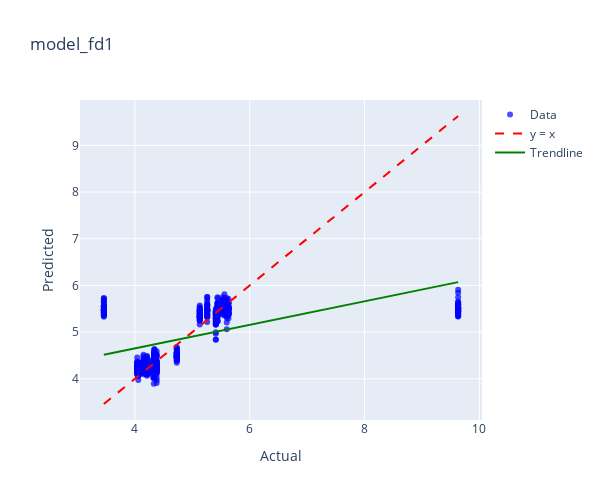
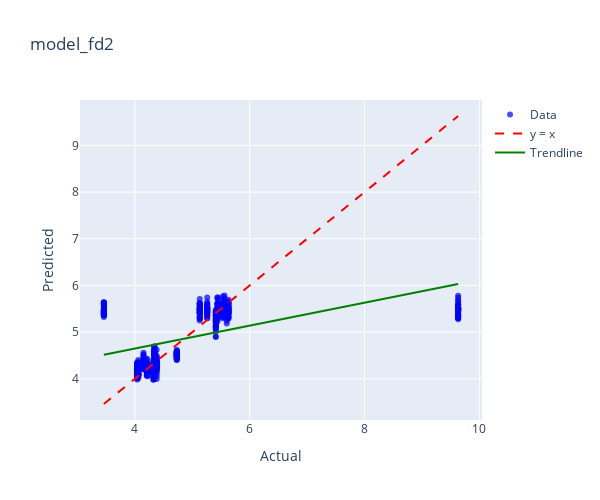
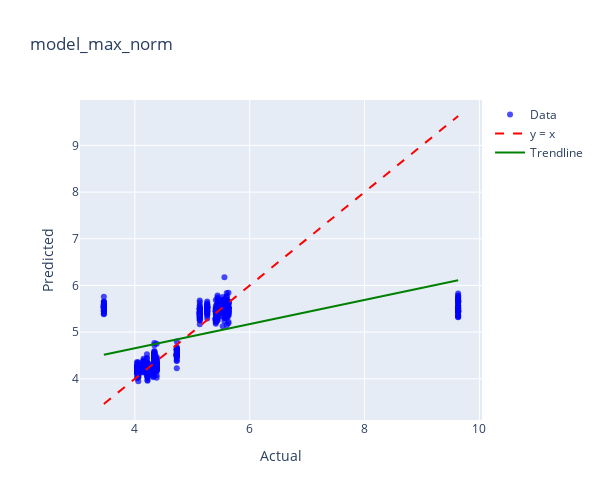
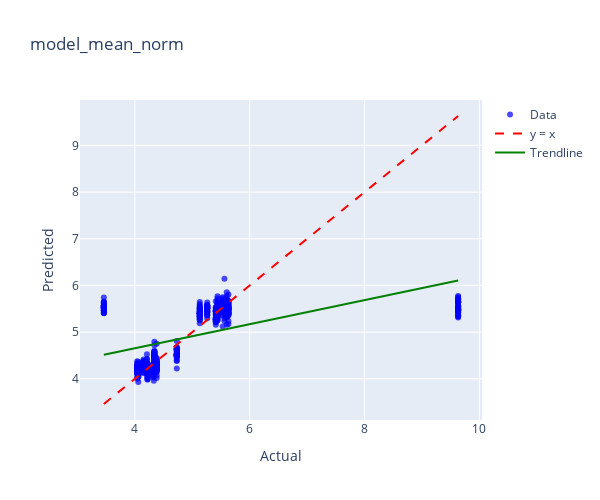

The cell these charts' notebook holds for them, in order:
### Code cell
model_dict = {
    'model_fd1': (model_fd1, kadar_air_fd1),
    'model_fd2': (model_fd2, kadar_air_fd2),
    'model_max_norm': (model_max_norm, kadar_air_max_norm),
    'model_mean_norm': (model_mean_norm, kadar_air_mean_norm),
    'model_msc': (model_msc, kadar_air_msc),
    'model_ori': (model_ori, kadar_air_ori),
    'model_range_norm': (model_range_norm, kadar_air_range_norm),
    'model_sg1': (model_sg1, kadar_air_sg1),
    'model_sg2': (model_sg2, kadar_air_sg2),
    'model_snv': (model_snv, kadar_air_snv),
}

for name, (model, data) in model_dict.items():
    print(f"Plotting for {name}")
    plot_actual_vs_predicted_plotly(model, data, 'Kadar Air',name)

### Figure 1 — Plotly figure (JSON) as saved in the notebook; plotly's stock layout.template omitted (floating-point values rounded to 4 significant figures; data arrays with more than 128 entries replaced by an {"elided": "..."} marker saying what was removed)
{"data": [{"hovertemplate": "Index: %{text}<br>Actual: %{x}<br>Predicted: %{y}<extra></extra>", "marker": {"color": "blue", "opacity": 0.7, "size": 6}, "mode": "markers", "name": "Data", "text": {"elided": "653 str values"}, "type": "scatter", "x": {"elided": "653 float values"}, "y": {"elided": "653 float values"}}, {"line": {"color": "red", "dash": "dash"}, "mode": "lines", "name": "y = x", "type": "scatter", "x": [3.46, 9.63], "y": [3.46, 9.63]}, {"line": {"color": "green", "width": 2}, "mode": "lines", "name": "Trendline", "type": "scatter", "x": [3.46, 9.63], "y": [4.514, 6.071]}], "layout": {"height": 500, "title": {"text": "model_fd1"}, "width": 600, "xaxis": {"title": {"text": "Actual"}}, "yaxis": {"title": {"text": "Predicted"}}}}

### Figure 2 — Plotly figure (JSON) as saved in the notebook; plotly's stock layout.template omitted (floating-point values rounded to 4 significant figures; data arrays with more than 128 entries replaced by an {"elided": "..."} marker saying what was removed)
{"data": [{"hovertemplate": "Index: %{text}<br>Actual: %{x}<br>Predicted: %{y}<extra></extra>", "marker": {"color": "blue", "opacity": 0.7, "size": 6}, "mode": "markers", "name": "Data", "text": {"elided": "653 str values"}, "type": "scatter", "x": {"elided": "653 float values"}, "y": {"elided": "653 float values"}}, {"line": {"color": "red", "dash": "dash"}, "mode": "lines", "name": "y = x", "type": "scatter", "x": [3.46, 9.63], "y": [3.46, 9.63]}, {"line": {"color": "green", "width": 2}, "mode": "lines", "name": "Trendline", "type": "scatter", "x": [3.46, 9.63], "y": [4.516, 6.03]}], "layout": {"height": 500, "title": {"text": "model_fd2"}, "width": 600, "xaxis": {"title": {"text": "Actual"}}, "yaxis": {"title": {"text": "Predicted"}}}}

### Figure 3 — Plotly figure (JSON) as saved in the notebook; plotly's stock layout.template omitted (floating-point values rounded to 4 significant figures; data arrays with more than 128 entries replaced by an {"elided": "..."} marker saying what was removed)
{"data": [{"hovertemplate": "Index: %{text}<br>Actual: %{x}<br>Predicted: %{y}<extra></extra>", "marker": {"color": "blue", "opacity": 0.7, "size": 6}, "mode": "markers", "name": "Data", "text": {"elided": "653 str values"}, "type": "scatter", "x": {"elided": "653 float values"}, "y": {"elided": "653 float values"}}, {"line": {"color": "red", "dash": "dash"}, "mode": "lines", "name": "y = x", "type": "scatter", "x": [3.46, 9.63], "y": [3.46, 9.63]}, {"line": {"color": "green", "width": 2}, "mode": "lines", "name": "Trendline", "type": "scatter", "x": [3.46, 9.63], "y": [4.516, 6.111]}], "layout": {"height": 500, "title": {"text": "model_max_norm"}, "width": 600, "xaxis": {"title": {"text": "Actual"}}, "yaxis": {"title": {"text": "Predicted"}}}}

### Figure 4 — Plotly figure (JSON) as saved in the notebook; plotly's stock layout.template omitted (floating-point values rounded to 4 significant figures; data arrays with more than 128 entries replaced by an {"elided": "..."} marker saying what was removed)
{"data": [{"hovertemplate": "Index: %{text}<br>Actual: %{x}<br>Predicted: %{y}<extra></extra>", "marker": {"color": "blue", "opacity": 0.7, "size": 6}, "mode": "markers", "name": "Data", "text": {"elided": "653 str values"}, "type": "scatter", "x": {"elided": "653 float values"}, "y": {"elided": "653 float values"}}, {"line": {"color": "red", "dash": "dash"}, "mode": "lines", "name": "y = x", "type": "scatter", "x": [3.46, 9.63], "y": [3.46, 9.63]}, {"line": {"color": "green", "width": 2}, "mode": "lines", "name": "Trendline", "type": "scatter", "x": [3.46, 9.63], "y": [4.515, 6.107]}], "layout": {"height": 500, "title": {"text": "model_mean_norm"}, "width": 600, "xaxis": {"title": {"text": "Actual"}}, "yaxis": {"title": {"text": "Predicted"}}}}
